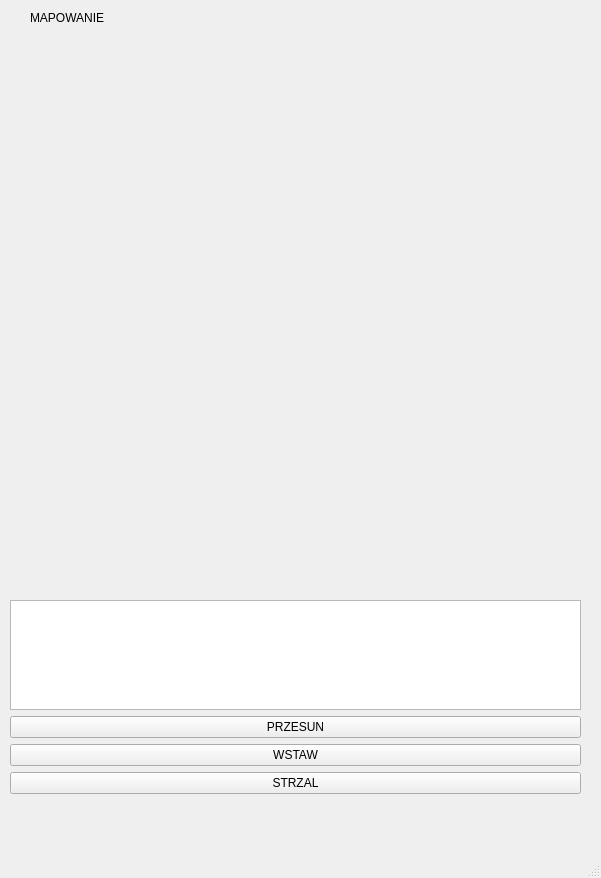
<?xml version="1.0" encoding="UTF-8"?>
<ui version="4.0">
 <class>MainWindow</class>
 <widget class="QMainWindow" name="MainWindow">
  <property name="geometry">
   <rect>
    <x>0</x>
    <y>0</y>
    <width>601</width>
    <height>878</height>
   </rect>
  </property>
  <property name="windowTitle">
   <string>MainWindow</string>
  </property>
  <widget class="QWidget" name="centralwidget">
   <widget class="QLabel" name="label">
    <property name="geometry">
     <rect>
      <x>30</x>
      <y>10</y>
      <width>291</width>
      <height>16</height>
     </rect>
    </property>
    <property name="text">
     <string>MAPOWANIE</string>
    </property>
   </widget>
   <widget class="QWidget" name="verticalLayoutWidget">
    <property name="geometry">
     <rect>
      <x>10</x>
      <y>600</y>
      <width>571</width>
      <height>194</height>
     </rect>
    </property>
    <layout class="QVBoxLayout" name="verticalLayout_2">
     <item>
      <widget class="QTextEdit" name="textWpisz"/>
     </item>
     <item>
      <widget class="QPushButton" name="PRZESUN">
       <property name="text">
        <string>PRZESUN</string>
       </property>
      </widget>
     </item>
     <item>
      <widget class="QPushButton" name="bwcisk">
       <property name="text">
        <string>WSTAW</string>
       </property>
      </widget>
     </item>
     <item>
      <widget class="QPushButton" name="bstrzal">
       <property name="text">
        <string>STRZAL</string>
       </property>
      </widget>
     </item>
    </layout>
   </widget>
   <widget class="QWidget" name="horizontalLayoutWidget">
    <property name="geometry">
     <rect>
      <x>10</x>
      <y>30</y>
      <width>571</width>
      <height>531</height>
     </rect>
    </property>
    <layout class="QHBoxLayout" name="horizontalLayout_3">
     <item>
      <widget class="QWidget" name="oknoJa" native="true"/>
     </item>
    </layout>
   </widget>
  </widget>
  <widget class="QMenuBar" name="menubar">
   <property name="geometry">
    <rect>
     <x>0</x>
     <y>0</y>
     <width>601</width>
     <height>26</height>
    </rect>
   </property>
  </widget>
  <widget class="QStatusBar" name="statusbar"/>
 </widget>
 <resources/>
 <connections/>
</ui>
